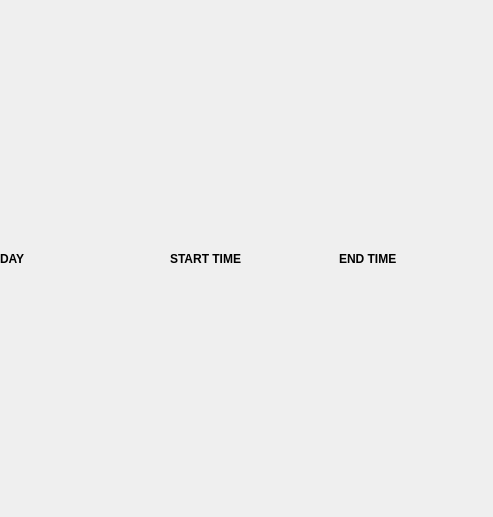
                       <widget class="QWidget" name="frameCurrentSchedule">
                        <property name="geometry">
                         <rect>
                          <x>0</x>
                          <y>0</y>
                          <width>493</width>
                          <height>517</height>
                         </rect>
                        </property>
                        <layout class="QGridLayout" name="gridLayout_38">
                         <property name="leftMargin">
                          <number>0</number>
                         </property>
                         <property name="topMargin">
                          <number>0</number>
                         </property>
                         <property name="rightMargin">
                          <number>0</number>
                         </property>
                         <property name="bottomMargin">
                          <number>0</number>
                         </property>
                         <property name="spacing">
                          <number>16</number>
                         </property>
                         <item row="0" column="0">
                          <widget class="QLabel" name="label_4">
                           <property name="font">
                            <font>
                             <family>Segoe UI</family>
                             <weight>75</weight>
                             <bold>true</bold>
                            </font>
                           </property>
                           <property name="accessibleDescription">
                            <string>titleLabel</string>
                           </property>
                           <property name="text">
                            <string>DAY</string>
                           </property>
                           <property name="alignment">
                            <set>Qt::AlignLeading|Qt::AlignLeft|Qt::AlignVCenter</set>
                           </property>
                          </widget>
                         </item>
                         <item row="0" column="1">
                          <widget class="QLabel" name="label_5">
                           <property name="font">
                            <font>
                             <family>Segoe UI</family>
                             <weight>75</weight>
                             <bold>true</bold>
                            </font>
                           </property>
                           <property name="accessibleDescription">
                            <string>titleLabel</string>
                           </property>
                           <property name="text">
                            <string>START TIME</string>
                           </property>
                          </widget>
                         </item>
                         <item row="0" column="2">
                          <widget class="QLabel" name="label_6">
                           <property name="font">
                            <font>
                             <family>Segoe UI</family>
                             <weight>75</weight>
                             <bold>true</bold>
                            </font>
                           </property>
                           <property name="accessibleDescription">
                            <string>titleLabel</string>
                           </property>
                           <property name="text">
                            <string>END TIME</string>
                           </property>
                          </widget>
                         </item>
                        </layout>
                       </widget>
